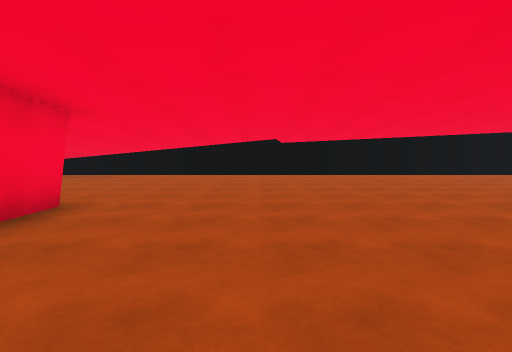
View 1 (above)

16 first-person views from a walk through a 3-D level made in the Unity game engine. The camera is 1.4 m above the floor, tilts 4° down and sees 80° across. The floor is counted in squares, 2 m on a side. Each view is taken from the middle of a square. On the plan, view 1 faces up. The plan holds only what a view shows up to about 10 squares ahead; the rest is blank. The place goes on beyond the plan. The player is left out.

View 2
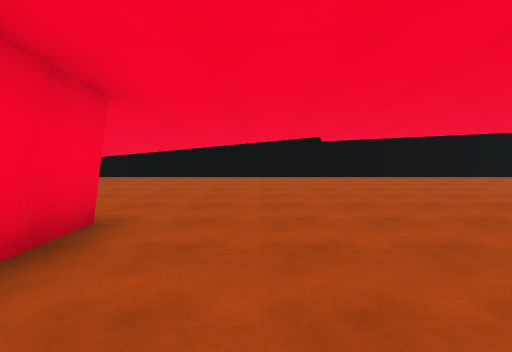

View 3
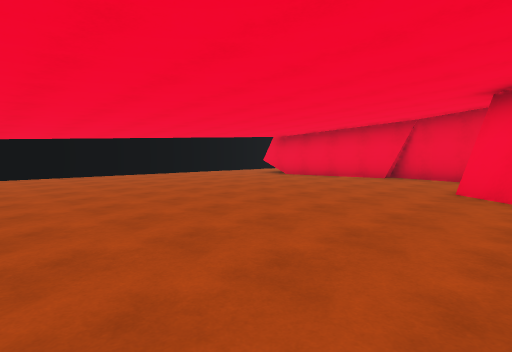

View 4
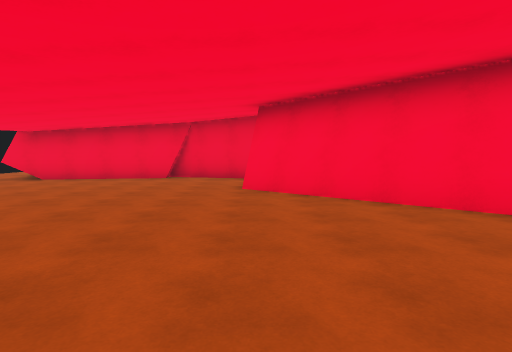

View 5
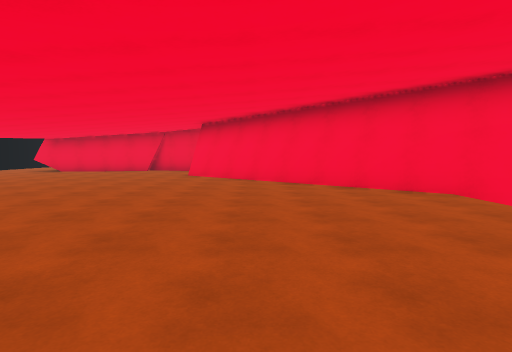

View 6
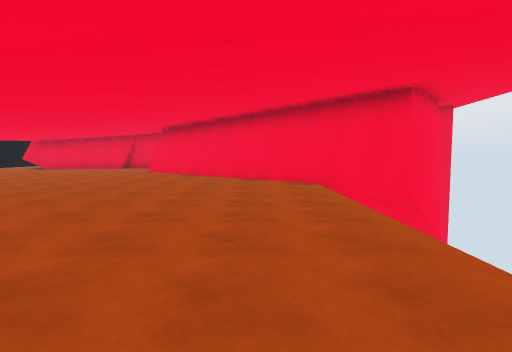

View 7
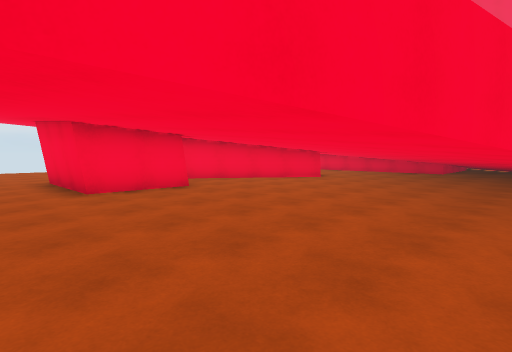

View 8
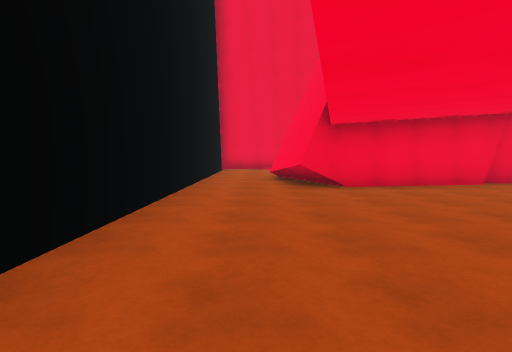

View 9
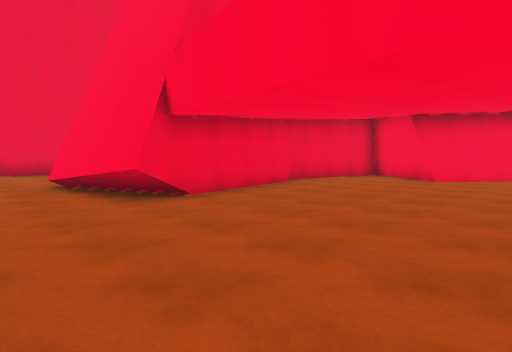

View 10
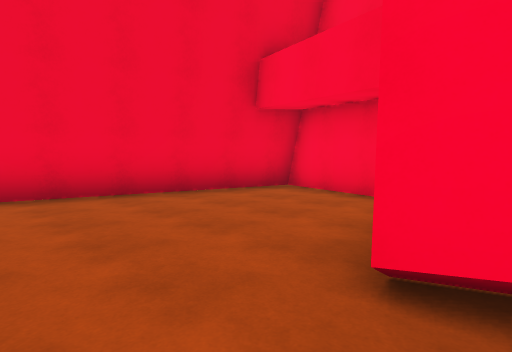

View 11
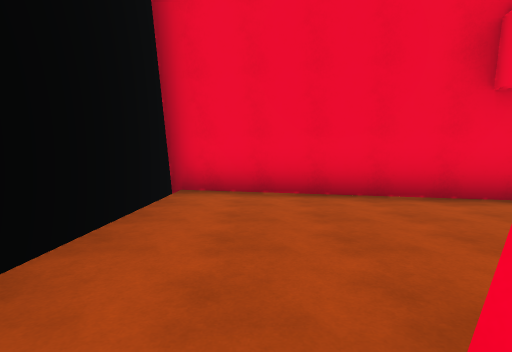

View 12
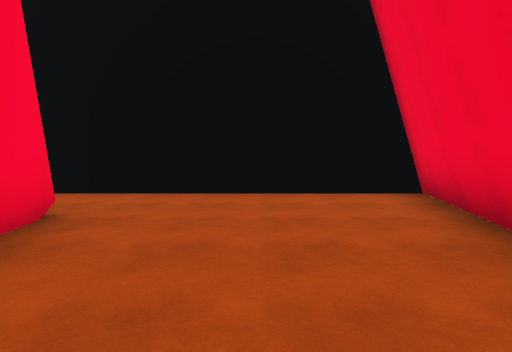

View 13
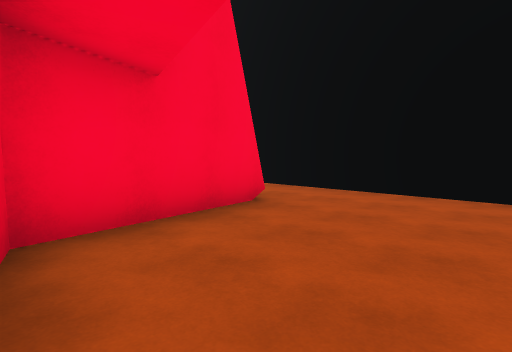

View 14
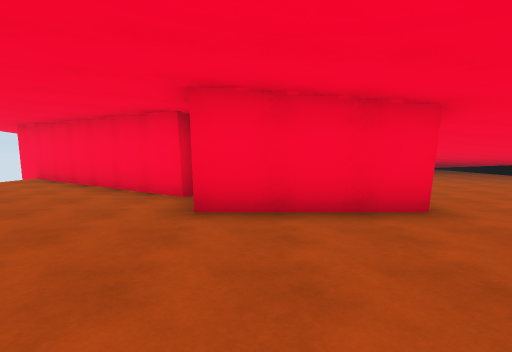

View 15
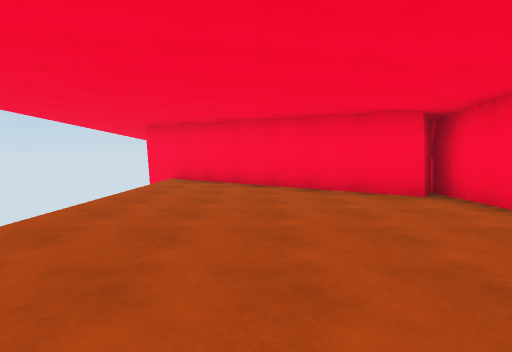

View 16
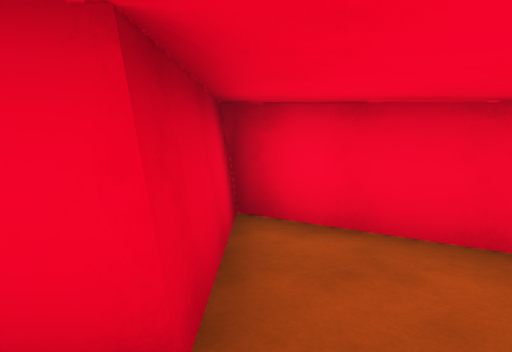

### Floor plan
Key: @ floor where view 1 was taken; # wall or solid block; . floor; = window, fence, low wall or low ledge.
Columns run from 9 left of view 1 to 17 right of it. Each row starts with its distance up from view 1.
 11    ########################
 10 #  ##.....................#
  9 ####.=#...................#
  8 ###...............###.....#
  7 ##................# ##...##
  6 #.................#  #...#
  5 #.................#  ##..#
  4 #....##...........##  ####
  3 ###..##............#
  2   ##.##............#
  1    ###.........#..##
  0    ##....@.....####
 -1    #..........##
 -2   ##.........##
 -3  ##.........##
 -4  #.........##
 -5 ##        ##

Where each view was taken, in squares from view 1:
view 1: 0 up, 0 right, facing up
view 2: 1 up, 1 left, facing up
view 3: 0 up, 0 right, facing up-right
view 4: 1 up, 0 right, facing right
view 5: 1 down, 4 left, facing right
view 6: 3 down, 6 left, facing right
view 7: 10 up, 1 left, facing down-left
view 8: 9 up, 2 right, facing right
view 9: 10 up, 4 right, facing down-right
view 10: 10 up, 11 right, facing down-right
view 11: 9 up, 11 right, facing right
view 12: 5 up, 14 right, facing up
view 13: 5 up, 15 right, facing up-left
view 14: 2 up, 1 right, facing left
view 15: 2 down, 1 right, facing left
view 16: 5 up, 5 left, facing down
